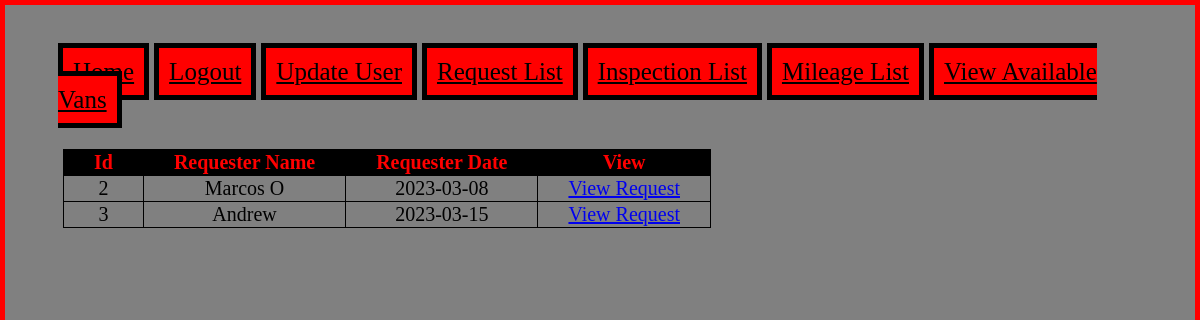
Before: /view_request_list (signed in) with the older database file.
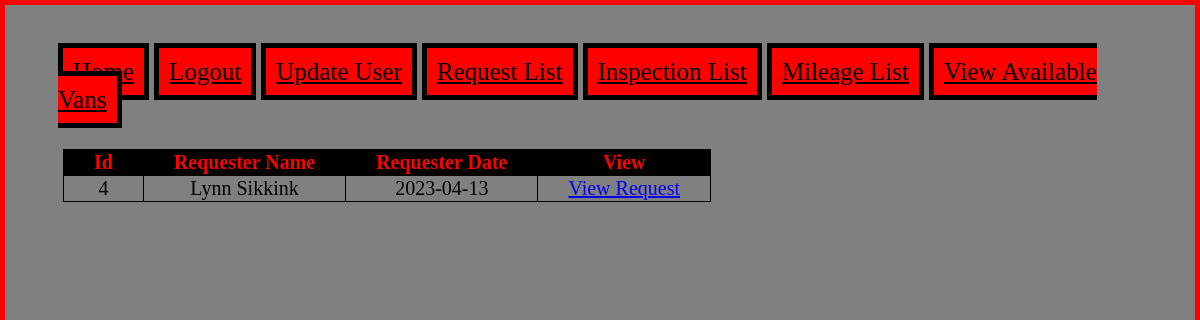
After: the same page with the newer database file.
### app.py (models this page shows)
class Requests(UserMixin, db.Model):
    id = db.Column(db.Integer, primary_key=True, nullable=False)
    date = db.Column(db.String(40), nullable=False)
    name = db.Column(db.String(40), nullable=False)
    dept = db.Column(db.String(40), nullable=False)
    courseNum = db.Column(db.Integer, nullable=False)
    phoneNum = db.Column(db.String(40), nullable=False)
    vanNum = db.Column(db.Integer, nullable=False)
    explorerNum = db.Column(db.Integer, nullable=False)
    suburbanNum = db.Column(db.Integer, nullable=False)
    equipment = db.Column(db.String(150), nullable=False)
    lands = db.Column(db.String(50), nullable=False)
    destination = db.Column(db.String(50), nullable=False)
    participantsNum = db.Column(db.Integer, nullable=False)
    tripPurpose = db.Column(db.String(50), nullable=False)
    pickupDate = db.Column(db.String(40), nullable=False)
    pickupTime = db.Column(db.String(40), nullable=False)
    returnDate = db.Column(db.String(40), nullable=False)
    returnTime = db.Column(db.String(40), nullable=False)
    operator1 = db.Column(db.String(40), nullable=False)
    operator2 = db.Column(db.String(40))
    operator3 = db.Column(db.String(40))
    operator4 = db.Column(db.String(40))
    operator5 = db.Column(db.String(40))
    indexNum = db.Column(db.String(40), nullable=False)
    accountNum = db.Column(db.String(40), nullable=False)
    estMilesCost = db.Column(db.String(40), nullable=False)
    deptHead = db.Column(db.String(40), nullable=False)

### app.py (the view)
@app.route('/view_request_list')
@login_required
def requestList():
    return render_template('view_request_list.html', queryList=Requests.query.all(), userAuth=current_user.is_authenticated)

### app.py (called while the page is built)
@login_manager.user_loader
def load_user(uid):
    return User.query.get(uid)

### templates/view_request_list.html (shortened to what this page needs)
{% extends "base.html" %}
{% block content %}
<html>
  <head>
  </head>
  <table  id="views">
		<tr>
			<th>Id</th>
			<th>Requester Name</th>
			<th>Requester Date</th>
			<th>View</th>
		</tr>
	{% for request in queryList %}
		<tr>
			<td>{{ request.id }}</td>
			<td>{{ request.name }}</td>
			<td>{{ request.date }}</td>
			<td><a href="/view_request_detail?id={{ request.id }}">View Request</a></td>
		</tr>
	{% endfor %}
	</table>
</html>
{% endblock %}

Changed rows visible on the page:
removed Requests: id "2", name "Marcos O", date "2023-03-08"
removed Requests: id "3", name "Andrew", date "2023-03-15"
added Requests: id "4", name "Lynn Sikkink", date "2023-04-13"
